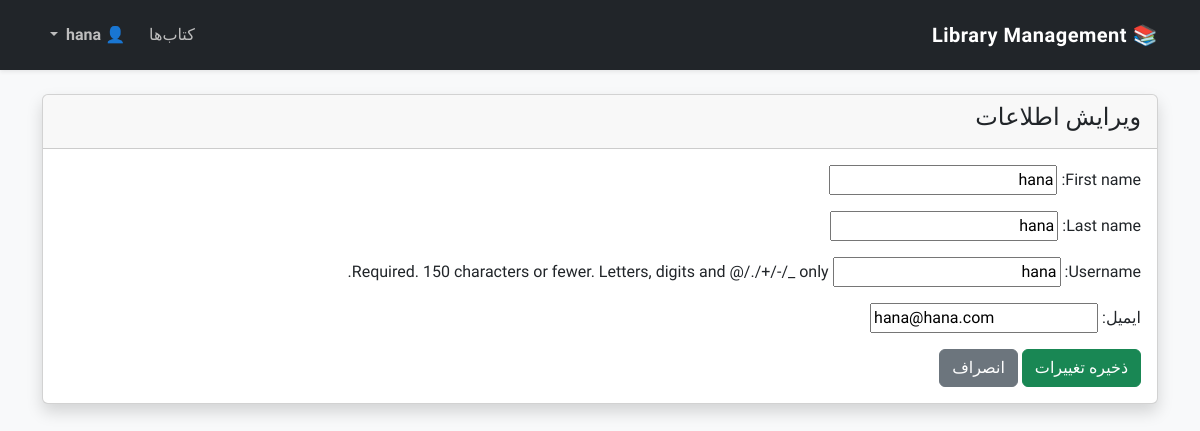
The page /account/profile/edit/ (signed in) on the database its author committed.
### accounts/models.py (models this page shows, shortened)
class CustomUser(AbstractUser, BaseModel):
    email = models.EmailField(
    unique=True,
    verbose_name="ایمیل",
    )
    class Meta:
        verbose_name = "کاربر"
        verbose_name_plural = "کاربران"
        ordering = ["username"]

### accounts/views.py (the view)
class ProfileUpdateView(LoginRequiredMixin,UpdateView,):
    form_class = ProfileUpdateForm
    template_name = "accounts/profile_edit.html"
    success_url = reverse_lazy("profile")
    def get_object(self):
        return self.request.user
    def get_template_names(self):
        if self.request.user.is_superuser:
            return ["accounts/admin/profile_edit.html"]
        return ["accounts/profile_edit.html"]

### accounts/forms.py
class ProfileUpdateForm(forms.ModelForm):
    class Meta:
        model = User
        fields = [
            "first_name",
            "last_name",
            "username",
            "email",
        ]

### accounts/templates/accounts/profile_edit.html (shortened to what this page needs)
{% extends "shared/_layout.html" %}
{% block content %}
<div class="card shadow">
    <div class="card-header">
        <h4>
            ویرایش اطلاعات
        </h4>
    </div>
    <div class="card-body">
        <form method="post">
            {{ form.as_p }}
            <button
                    type="submit"
                    class="btn btn-success">
                ذخیره تغییرات
            </button>
            <a
                    href="{% url 'profile' %}"
                    class="btn btn-secondary">
                انصراف
            </a>
        </form>
    </div>
</div>
{% endblock %}

### templates/shared/_layout.html (shortened to what this page needs)
<!DOCTYPE html>
<html lang="fa" dir="rtl">
<head>
{% load static %}
    <link
            href="https://cdn.jsdelivr.net/npm/bootstrap@5.3.7/dist/css/bootstrap.rtl.min.css"
            rel="stylesheet">
<link rel="stylesheet" href="{% static 'css/navbar.css' %}">
</head>
<body class="bg-light">
<nav class="navbar navbar-expand-lg navbar-dark bg-dark shadow-sm">
    <div class="container">
<a class="navbar-brand fw-bold"
   href="{% if request.user.is_authenticated and request.user.is_superuser %}{% url 'dashboard' %}{% else %}{% url 'book-list' %}{% endif %}">
    📚 Library Management
</a>
       <div class="navbar-nav ms-auto align-items-center">
{% if not request.user.is_superuser %}
<a class="nav-link" href="{% url 'book-list' %}">
    کتاب‌ها
</a>
{% endif %}
{% if request.user.is_authenticated %}
<div class="dropdown ms-2">
    <a
        class="nav-link dropdown-toggle text-white fw-semibold"
        href="#"
        role="button"
        data-bs-toggle="dropdown"
        aria-expanded="false">
        👤 {{ request.user.username }}
    </a>
</div>
{% endif %}
        </div>
    </div>
</nav>
<div class="container py-4">
    {% block content %}
    {% endblock %}
</div>
</body>
</html>

### static/css/navbar.css (style rules this page uses)
html, body { font-family: "Vazirmatn", sans-serif; }
button, input, textarea, select, table, .card, .btn, .dropdown-menu, .list-group-item { font-family: inherit; }
.navbar-brand { letter-spacing: .5px; }
.navbar { min-height:70px; }
.nav-link { transition:all .25s; }
.nav-link { color:#bdbdbd !important; transition:.2s; }

### rows shown on the page
CustomUser: user.username "hana", first_name "hana", last_name "hana", username "hana", email "hana@hana.com"
